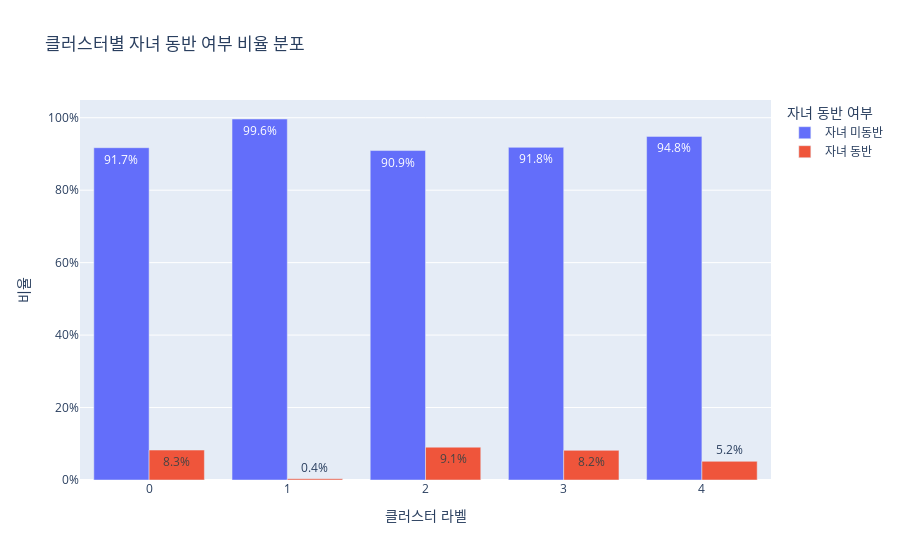

The cell this chart's notebook holds for it:
### Code cell
import plotly.express as px
import pandas as pd

# df_resort_clustered DataFrame 사용

# 클러스터별 is_child 분포 계산 (count)
df_child_cluster = df_resort_clustered.groupby(['cluster_label', 'is_child']).size().reset_index(name='count')

# 클러스터별 총 예약 건수 계산
cluster_total_bookings = df_resort_clustered.groupby('cluster_label').size().reset_index(name='total_count')

# 클러스터별 is_child 분포 데이터에 총 예약 건수 병합
df_child_cluster = pd.merge(df_child_cluster, cluster_total_bookings, on='cluster_label')

# 클러스터별 비율 계산
df_child_cluster['percentage'] = df_child_cluster['count'] / df_child_cluster['total_count']

# is_child 값을 '자녀 동반'/'자녀 미동반'으로 변경하여 가독성 높이기
df_child_cluster['is_child_label'] = df_child_cluster['is_child'].apply(lambda x: '자녀 동반' if x else '자녀 미동반')

# 클러스터별 is_child 분포 시각화 (그룹화된 막대 그래프) - 비율 사용
fig_is_child = px.bar(df_child_cluster, x='cluster_label', y='percentage', color='is_child_label',
                      title='클러스터별 자녀 동반 여부 비율 분포',
                      labels={'cluster_label': '클러스터 라벨', 'percentage': '비율', 'is_child_label': '자녀 동반 여부'},
                      barmode='group', # 그룹화된 막대 그래프
                      text_auto='.1%') # 비율을 백분율로 자동 표시 (소수점 첫째 자리)


fig_is_child.update_layout(yaxis={'tickformat': '.0%'}) # y축 레이블을 백분율로 표시
fig_is_child.update_layout(xaxis = dict(tickmode = 'linear'))
fig_is_child.show()

### Figure 1 — Plotly figure (JSON) as saved in the notebook; plotly's stock layout.template omitted (floating-point values rounded to 4 significant figures)
{"data": [{"alignmentgroup": "True", "hovertemplate": "자녀 동반 여부=자녀 미동반<br>클러스터 라벨=%{x}<br>비율=%{y}<extra></extra>", "legendgroup": "자녀 미동반", "marker": {"color": "#636efa", "pattern": {"shape": ""}}, "name": "자녀 미동반", "offsetgroup": "자녀 미동반", "orientation": "v", "showlegend": true, "textposition": "auto", "texttemplate": "%{y:.1%}", "type": "bar", "x": [0, 1, 2, 3, 4], "xaxis": "x", "y": [0.9173, 0.9965, 0.9094, 0.9182, 0.9485], "yaxis": "y"}, {"alignmentgroup": "True", "hovertemplate": "자녀 동반 여부=자녀 동반<br>클러스터 라벨=%{x}<br>비율=%{y}<extra></extra>", "legendgroup": "자녀 동반", "marker": {"color": "#EF553B", "pattern": {"shape": ""}}, "name": "자녀 동반", "offsetgroup": "자녀 동반", "orientation": "v", "showlegend": true, "textposition": "auto", "texttemplate": "%{y:.1%}", "type": "bar", "x": [0, 1, 2, 3, 4], "xaxis": "x", "y": [0.0827, 0.003517, 0.09059, 0.0818, 0.0515], "yaxis": "y"}], "layout": {"barmode": "group", "legend": {"title": {"text": "자녀 동반 여부"}, "tracegroupgap": 0}, "title": {"text": "클러스터별 자녀 동반 여부 비율 분포"}, "xaxis": {"anchor": "y", "domain": [0, 1], "tickmode": "linear", "title": {"text": "클러스터 라벨"}}, "yaxis": {"anchor": "x", "domain": [0, 1], "tickformat": ".0%", "title": {"text": "비율"}}}}
